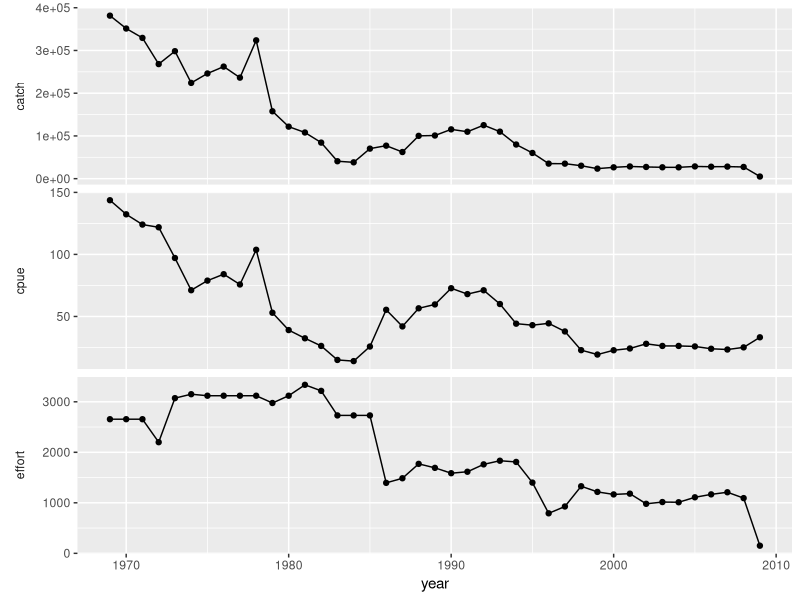
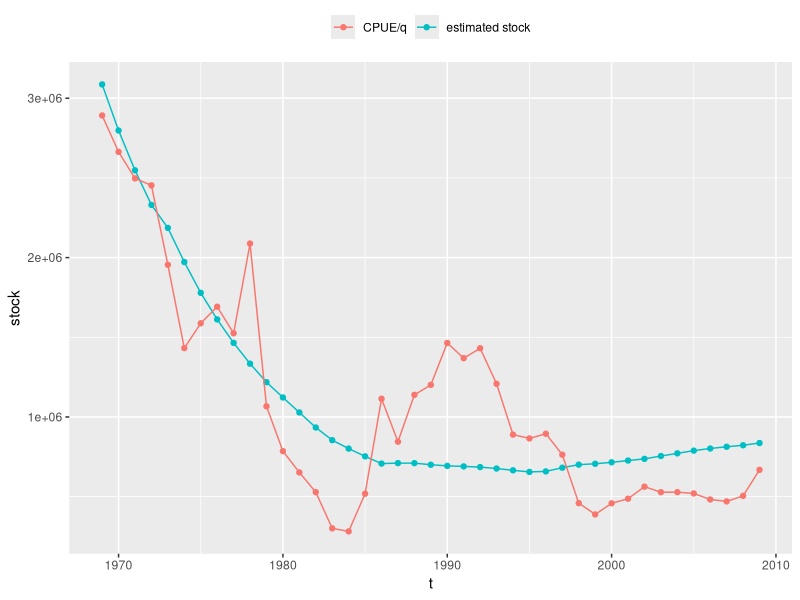
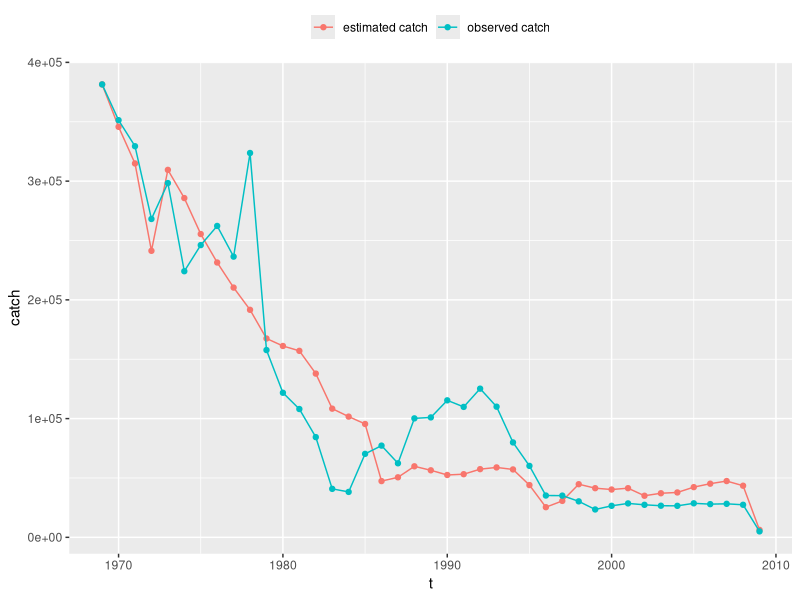
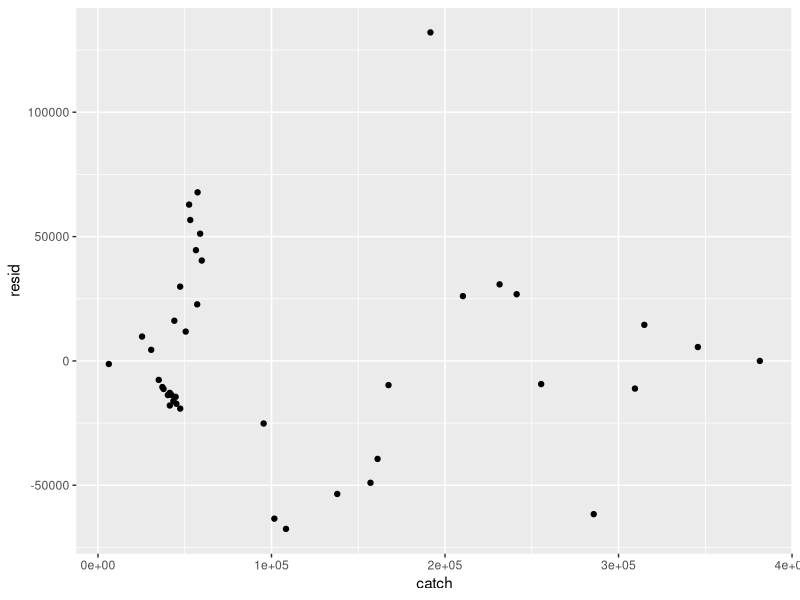
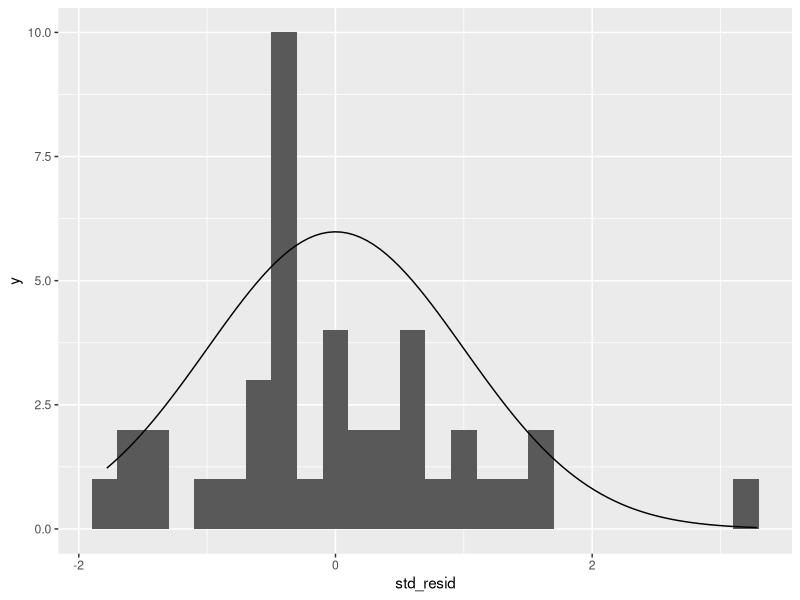
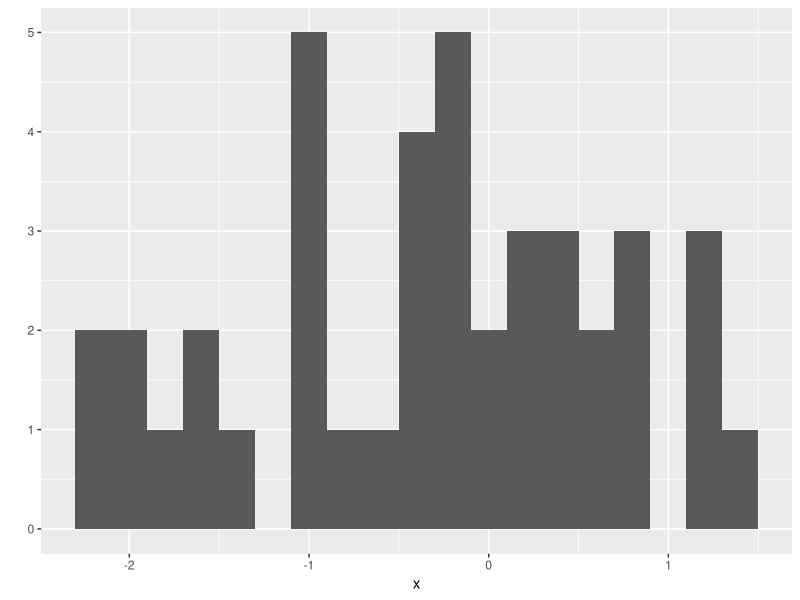
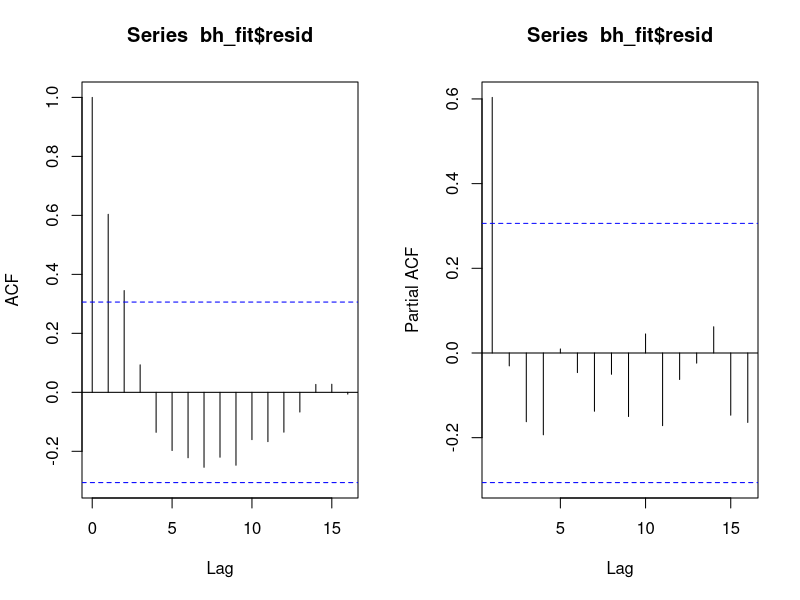
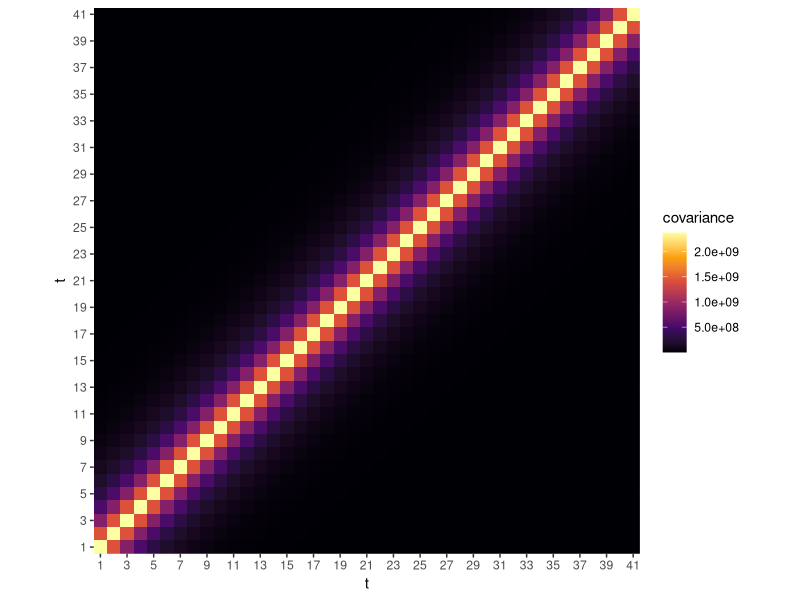

Write the R code that produced these figures, in order.
## ---- chunk 1
knitr::opts_chunk$set(fig.height = 4, fig.width = 6, message = FALSE, warning = FALSE)

### load the tidyverse packages
if (!require("tidyverse")) install.packages("tidyverse"); library(tidyverse)

###  mvtnorm package for building autocorrelative model
if (!require("mvtnorm")) install.packages("mvtnorm"); library(mvtnorm)
## ---- chunk 2
natividad <- read.csv("isla_natividad_abalone.csv")

natividad %>% 
  pivot_longer(-year, names_to = "var") %>% 
  ggplot(aes(year, value)) + 
  geom_line() + 
  geom_point() + 
  facet_wrap(~var, scales = "free_y", strip.position = "left", nrow = 3) + 
  theme(strip.placement = "outside", 
        strip.background = element_blank(), 
        axis.title.y = element_blank())
## ---- chunk 3
beverton_holt_nll <- function(par, t, obs_catch, obs_effort) {

  lambda <- par[1]; alpha <- 10^par[2]; q <- 10^par[3]; sigma <- par[4]*1e4
  
  tmax <- length(t)
  
  ## empty vectors to store simulated catch 
  mu_catch <- rep(0, tmax)
  mu_stock <- rep(0, tmax)
  
  ## estimate for stock size at time t = 1
  mu_stock[1] <- obs_catch[1]/(1 - exp(-q * obs_effort[1]))
  
  ## loop through time, store simulated catch and stock
  for (ti in 1:tmax) {
    if(ti < tmax) {
      mu_stock[ti + 1] <- (lambda * mu_stock[ti] * exp(-q * obs_effort[ti])) / 
        (1 + alpha * (mu_stock[ti] * exp(-q * obs_effort[ti])))
    }
    mu_catch[ti] <- mu_stock[ti] * (1 - exp(-q * obs_effort[ti]))
  }
  
  if (sigma >= 0) {
    nll <- -sum(dnorm(obs_catch, mean = mu_catch, sd = sigma, log = TRUE))
    return(nll)
  }  else {
    return(5000)
  }
  
}
## ---- chunk 4
bh_mle <- optim(
  par = c(lambda = 1.2, alpha = log(0.0025), q = log(0.049), sigma = 3.9), 
  fn = beverton_holt_nll, 
  t = natividad$year,
  obs_catch = natividad$catch,
  obs_effort = natividad$effort,
  control = list(maxit = 1000), 
  hessian = TRUE
)

bh_mle
## ---- chunk 5
var_cov <- solve(bh_mle$hessian)
se <- sqrt(diag(var_cov))
se
## ---- chunk 6
beverton_holt <- function(lambda, alpha, q, n0, t, effort) {
  
  tmax <- length(t)
  stock <- rep(0, tmax); stock[1] <- n0
  catch <- rep(0, tmax)
  
  for (ti in 1:tmax) {
    if(ti < tmax) {
      stock[ti + 1] <- (lambda * stock[ti] * exp(-q * effort[ti])) / 
        (1 + alpha * (stock[ti] * exp(-q * effort[ti])))
    }
    catch[ti] <- stock[ti] * (1 - exp(-q * effort[ti]))
  }
  
  data.frame(t = t, stock = stock, catch = catch)
}
## ---- chunk 7
n0 <- as.numeric(natividad$catch[1]/(1 - exp(-10^bh_mle$par[["q"]] * natividad$effort[1])))

bh_fit <- beverton_holt(
  lambda = bh_mle$par[["lambda"]],
  alpha = 10^bh_mle$par[["alpha"]],
  q = 10^bh_mle$par[["q"]],
  n0 = n0, 
  t = natividad$year,
  effort = natividad$effort
)
## ---- chunk 8
bh_fit %>% 
  ggplot(aes(t, stock)) + 
  geom_line(aes(color = "estimated stock")) + 
  geom_point(aes(color = "estimated stock")) + 
  geom_line(aes(x = year, y = cpue/(10^bh_mle$par[["q"]]), color = "CPUE/q"), 
            data = natividad) + 
  geom_point(aes(x = year, y = cpue/(10^bh_mle$par[["q"]]), color = "CPUE/q"), 
             data = natividad) + 
  theme(legend.position = "top", 
        legend.title = element_blank())
## ---- chunk 9
bh_fit %>% 
  ggplot(aes(t, catch)) + 
  geom_line(aes(color = "estimated catch")) + 
  geom_point(aes(color = "estimated catch")) + 
  geom_line(aes(x = year, y = catch, color = "observed catch"), 
            data = natividad) + 
  geom_point(aes(x = year, y = catch, color = "observed catch"), 
             data = natividad) + 
  theme(legend.position = "top", 
        legend.title = element_blank())
## ---- chunk 10
bh_fit$resid <- natividad$catch - bh_fit$catch

bh_fit %>% ggplot(aes(catch, resid)) + geom_point()
## ---- chunk 11
## standardized residuals
bh_fit$std_resid <- scale(bh_fit$resid)

bh_fit %>% 
  ggplot(aes(std_resid)) + 
  geom_histogram(binwidth = 0.2) + 
  stat_function(fun = function(x, ...) dnorm(x, ...)*15, 
                args = list(mean = 0, sd = 1))
## ---- chunk 12
n <- nrow(natividad)
x <- rnorm(n, mean = 0, sd = 1)
qplot(x, binwidth = 0.2)
## ---- chunk 13
par(mfrow = c(1, 2))
acf(bh_fit$resid)
acf(bh_fit$resid, type = "partial")
par(mfrow = c(1, 1))
## ---- chunk 14
resid_AR1 <- arima(bh_fit$resid, order = c(1, 0, 0))
phi <- as.numeric(coef(resid_AR1)[1])
phi
## ---- chunk 15
plot_var_cov <- function(phi, sigma = bh_mle$par[["sigma"]]*1e4, tmax = nrow(natividad)) {
  
  var_cov <- sigma^2/(1-phi^2)*phi^(abs(outer(1:tmax, 1:tmax, "-")))
  
  reshape2::melt(var_cov) %>% ggplot(aes(Var1, Var2, fill = value)) + 
    geom_raster() + scale_fill_viridis_c(option = "inferno") + 
    scale_x_continuous(breaks = seq(1, tmax, 2)) + 
    scale_y_continuous(breaks = seq(1, tmax, 2)) +
    coord_fixed(expand = FALSE) + 
    labs(x = "t", y = "t", fill = "covariance")
}

plot_var_cov(phi = 0.6)
## ---- chunk 16
beverton_holt_nll_AR1 <- function(par, t, obs_catch, obs_effort) {
  
  lambda <- par[1]; alpha <- 10^par[2]; q <- 10^par[3]; sigma <- par[4]*1e4; phi <- par[5]
  
  tmax <- length(t)
  
  mu_catch <- rep(0, tmax)
  mu_stock <- rep(0, tmax)
  
  mu_stock[1] <- obs_catch[1]/(1 - exp(-q * obs_effort[1]))
  
  for (ti in 1:tmax) {
    if(ti < tmax) {
      mu_stock[ti + 1] <- (lambda * mu_stock[ti] * exp(-q * obs_effort[ti])) / 
        (1 + alpha * (mu_stock[ti] * exp(-q * obs_effort[ti])))
    }
    mu_catch[ti] <- mu_stock[ti] * (1 - exp(-q * obs_effort[ti]))
  }
  
  if (sigma >= 0) {
    var_cov <- sigma^2/(1-phi^2)*phi^(abs(outer(1:tmax, 1:tmax, "-")))
    nll <- -sum(dmvnorm(obs_catch, mean = mu_catch, sigma = var_cov, log = TRUE))
    return(nll)
  }  else {
    return(5000)
  }
  
}
## ---- chunk 17
bh_mle_AR1 <- optim(
  par = c(lambda = 1.2, alpha = log(0.0025), q = log(0.049), sigma = 3.9, phi = phi), 
  fn = beverton_holt_nll_AR1, 
  t = natividad$year,
  obs_catch = natividad$catch,
  obs_effort = natividad$effort,
  control = list(maxit = 1000), 
  hessian = TRUE
)

bh_mle_AR1
## ---- chunk 18
var_cov_AR1 <- solve(bh_mle_AR1$hessian)
se_AR1 <- sqrt(diag(var_cov_AR1))
se_AR1
## ---- chunk 19
alpha <- 10^bh_mle_AR1$par[["alpha"]]
alpha
## ---- chunk 20
lambda <- bh_mle_AR1$par[["lambda"]]
lambda_CI <- qnorm(c(0.025, 0.975), lambda, sd = se_AR1[["lambda"]])
lambda_CI
## ---- chunk 21
K = (lambda - 1)/alpha
K
## ---- chunk 22
as.numeric((bh_mle$par[["lambda"]] - 1)/(10^bh_mle$par["alpha"]))
## ---- chunk 23
N_msy = (lambda - sqrt(lambda))/alpha
N_msy
## ---- chunk 24
MSY = N_msy - N_msy/(lambda - alpha * N_msy)
MSY
## ---- chunk 25
### parameter values - same between observation and process models
N0 <- 10 # initial population size
lambda <- 1.1 ## finite growth rate
alpha <- 1e-04 ## density dependence
p <- 0.1 ## probability of observation

### empty population vectors
tmax <- 100 ## number of time steps
N_sim <- 50 ## number of simulations

obs_sims <- vector("list", N_sim)

for (i in 1:N_sim) {
  N <- rep(NA, tmax) ## true population size
  N[1] <- N0 ## initialize population
  Nobs <- rep(NA, tmax) ## observed population size
  for (t in 1:(tmax - 1)) {
    N[t + 1] = (lambda * N[t])/(1 + alpha*N[t])
  }
  Nobs = rbinom(tmax, size = round(N), prob = p)
  obs_sims[[i]] <- data.frame(
    sim = i, 
    t = 1:tmax, 
    N = Nobs
  )
}

proc_sims <- vector("list", N_sim)

for (i in 1:N_sim) {
  Nproc <- rep(NA, tmax) ## true population size
  Nproc[1] <- N0 ## initialize population
  for (t in 1:(tmax - 1)) {
    Nproc[t + 1] = rpois(1, lambda * Nproc[t])/(1 + alpha*Nproc[t])
  }
  proc_sims[[i]] <- data.frame(
    sim = i, 
    t = 1:tmax, 
    N = Nproc
  )
}

obs_sims <- do.call("rbind", obs_sims)
proc_sims <- do.call("rbind", proc_sims)
sims <- bind_rows(list("observation error" = obs_sims, "process error" = proc_sims), .id = "type")

sims %>% 
  ggplot(aes(t, N, group = sim)) + 
  geom_line(alpha = 0.5) + 
  facet_wrap(~type, scales = "free_y")

